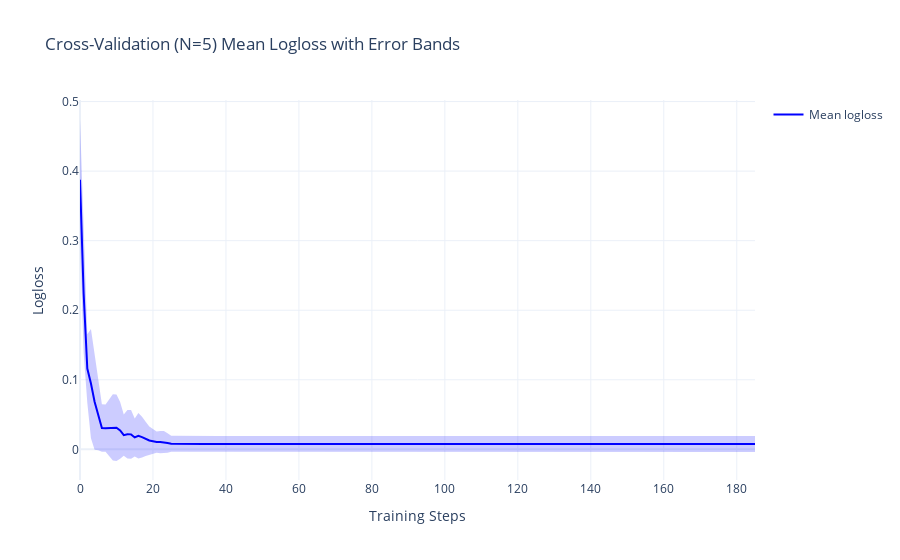

The cell this chart's notebook holds for it:
### Code cell
plot_error_scatter(
    df_plot=cv_results,
    x="iterations",
    y="test-Logloss-mean",
    err="test-Logloss-std",
    name="Mean logloss",
    title="Cross-Validation (N=5) Mean Logloss with Error Bands",
    xtitle="Training Steps",
    ytitle="Logloss",
)

### Figure 1 — Plotly figure (JSON) as saved in the notebook; plotly's stock layout.template omitted (floating-point values rounded to 4 significant figures; data arrays with more than 128 entries replaced by an {"elided": "..."} marker saying what was removed)
{"data": [{"line": {"color": "blue"}, "mode": "lines", "name": "Mean logloss", "type": "scatter", "x": {"elided": "186 int values"}, "y": {"elided": "186 float values"}}, {"fill": "toself", "fillcolor": "rgba(0, 0, 255, 0.2)", "hoverinfo": "skip", "line": {"color": "rgba(255, 255, 255, 0)"}, "showlegend": false, "type": "scatter", "x": {"elided": "372 int values"}, "y": {"elided": "372 float values"}}], "layout": {"title": {"text": "Cross-Validation (N=5) Mean Logloss with Error Bands"}, "xaxis": {"title": {"text": "Training Steps"}}, "yaxis": {"title": {"text": "Logloss"}}}}
